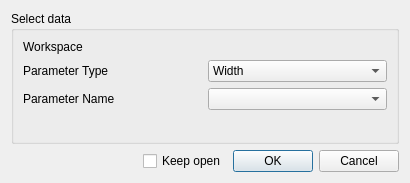
<?xml version="1.0" encoding="UTF-8"?>
<ui version="4.0">
 <class>JumpFitAddWorkspaceDialog</class>
 <widget class="QDialog" name="JumpFitAddWorkspaceDialog">
  <property name="geometry">
   <rect>
    <x>0</x>
    <y>0</y>
    <width>410</width>
    <height>183</height>
   </rect>
  </property>
  <property name="windowTitle">
   <string>JumpFit Data Selection</string>
  </property>
  <layout class="QVBoxLayout" name="verticalLayout">
   <item>
    <widget class="QGroupBox" name="gbSelectData">
     <property name="title">
      <string>Select data</string>
     </property>
     <layout class="QVBoxLayout" name="verticalLayout_2">
      <item>
       <layout class="QGridLayout" name="loInput" rowstretch="0,0,0">
        <item row="0" column="1">
         <widget class="MantidQt::MantidWidgets::DataSelector" name="dsWorkspace" native="true">
          <property name="showLoad" stdset="0">
           <bool>false</bool>
          </property>
          <property name="ShowGroups" stdset="0">
           <bool>false</bool>
          </property>
          <property name="autoLoad" stdset="0">
           <bool>true</bool>
          </property>
         </widget>
        </item>
        <item row="2" column="1">
         <widget class="QComboBox" name="cbParameterName"/>
        </item>
        <item row="1" column="1">
         <widget class="QComboBox" name="cbParameterType">
          <item>
           <property name="text">
            <string>Width</string>
           </property>
          </item>
          <item>
           <property name="text">
            <string>EISF</string>
           </property>
          </item>
         </widget>
        </item>
        <item row="1" column="0">
         <widget class="QLabel" name="lbParameterType">
          <property name="text">
           <string>Parameter Type</string>
          </property>
         </widget>
        </item>
        <item row="2" column="0">
         <widget class="QLabel" name="lbParameterName">
          <property name="text">
           <string>Parameter Name</string>
          </property>
         </widget>
        </item>
        <item row="0" column="0">
         <widget class="QLabel" name="lbWorkspace">
          <property name="text">
           <string>Workspace</string>
          </property>
         </widget>
        </item>
       </layout>
      </item>
      <item>
       <spacer name="verticalSpacer">
        <property name="orientation">
         <enum>Qt::Vertical</enum>
        </property>
        <property name="sizeHint" stdset="0">
         <size>
          <width>20</width>
          <height>40</height>
         </size>
        </property>
       </spacer>
      </item>
     </layout>
    </widget>
   </item>
   <item>
    <widget class="QFrame" name="frame">
     <layout class="QHBoxLayout" name="horizontalLayout">
      <property name="leftMargin">
       <number>0</number>
      </property>
      <property name="topMargin">
       <number>0</number>
      </property>
      <property name="rightMargin">
       <number>0</number>
      </property>
      <property name="bottomMargin">
       <number>0</number>
      </property>
      <item>
       <spacer name="horizontalSpacer">
        <property name="orientation">
         <enum>Qt::Horizontal</enum>
        </property>
        <property name="sizeHint" stdset="0">
         <size>
          <width>147</width>
          <height>20</height>
         </size>
        </property>
       </spacer>
      </item>
      <item>
       <widget class="QCheckBox" name="ckKeepOpen">
        <property name="text">
         <string>Keep open</string>
        </property>
       </widget>
      </item>
      <item>
       <widget class="QDialogButtonBox" name="buttonBox">
        <property name="orientation">
         <enum>Qt::Horizontal</enum>
        </property>
        <property name="standardButtons">
         <set>QDialogButtonBox::Cancel|QDialogButtonBox::Ok</set>
        </property>
       </widget>
      </item>
     </layout>
    </widget>
   </item>
  </layout>
 </widget>
 <customwidgets>
  <customwidget>
   <class>MantidQt::MantidWidgets::DataSelector</class>
   <extends>QWidget</extends>
   <header>MantidQtWidgets/Common/DataSelector.h</header>
  </customwidget>
 </customwidgets>
 <resources/>
 <connections>
  <connection>
   <sender>buttonBox</sender>
   <signal>rejected()</signal>
   <receiver>JumpFitAddWorkspaceDialog</receiver>
   <slot>cancelDialog()</slot>
   <hints>
    <hint type="sourcelabel">
     <x>387</x>
     <y>167</y>
    </hint>
    <hint type="destinationlabel">
     <x>385</x>
     <y>209</y>
    </hint>
   </hints>
  </connection>
  <connection>
   <sender>buttonBox</sender>
   <signal>accepted()</signal>
   <receiver>JumpFitAddWorkspaceDialog</receiver>
   <slot>addDialogData()</slot>
   <hints>
    <hint type="sourcelabel">
     <x>288</x>
     <y>164</y>
    </hint>
    <hint type="destinationlabel">
     <x>280</x>
     <y>223</y>
    </hint>
   </hints>
  </connection>
 </connections>
 <slots>
  <slot>cancelDialog()</slot>
  <slot>addDialogData()</slot>
 </slots>
</ui>
